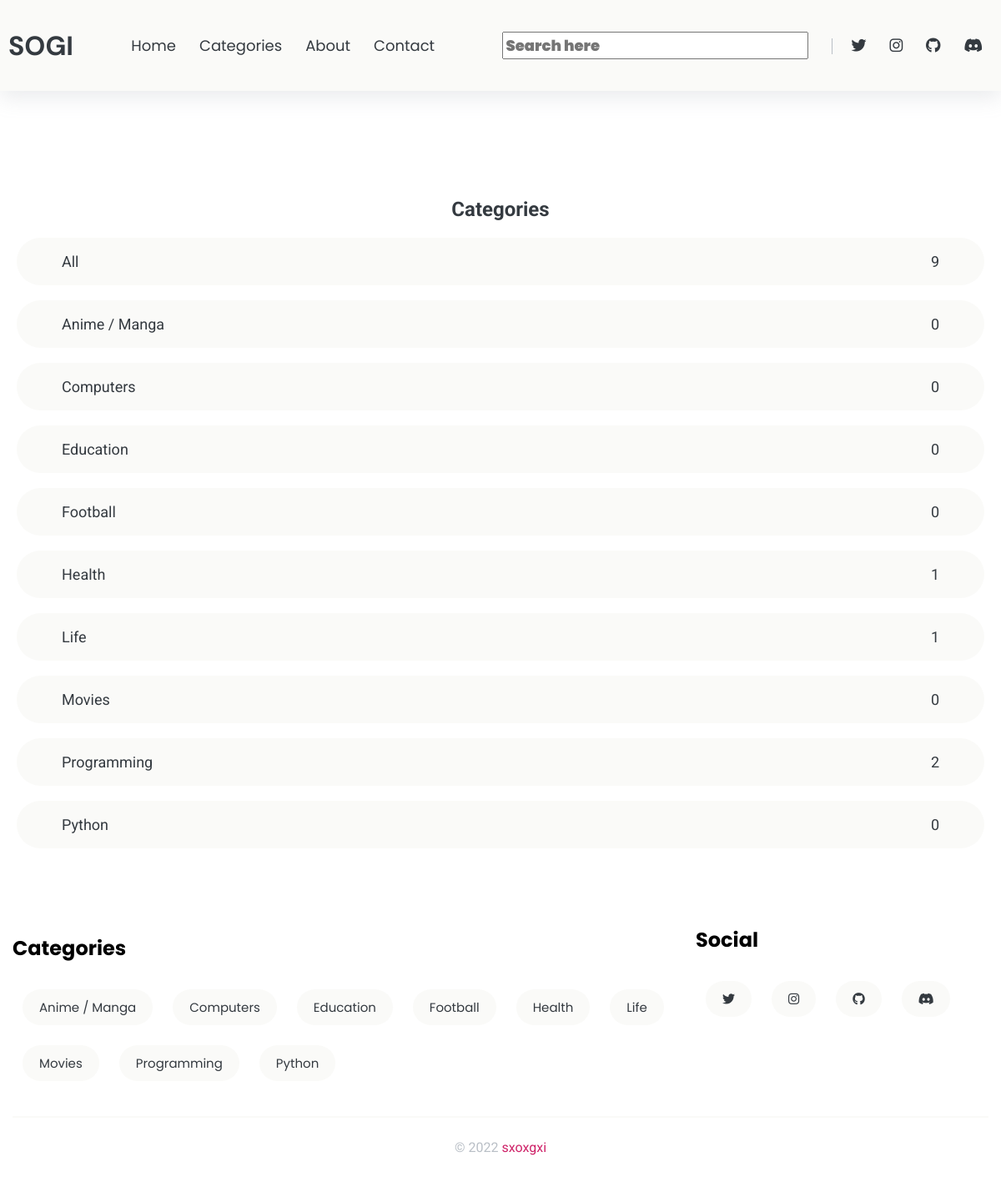
Page /categories/ on the committed database.
### blog/models.py (models this page shows)
class Topic(models.Model):
    name = models.CharField(max_length=255)
    def __str__(self) -> str:
        return self.name

### blog/views.py (the view)
# urls.py: path('categories/', views.category, name='cat'),
def category(request):
    topics = Topic.objects.all().order_by('name')
    context = {'topics': topics}
    return render(request, 'blog/categories.html', context)

### blog/templates/blog/categories.html
{% extends "blog/main.html" %}
{% load static %}
{% block content %}
<main id="site-main">
    <div class="container">
        <div id="sidebar" class="px-1">
            <section class="categories">
                <h2 class="text-center text-dark">Categories</h2>
                <a href="{% url 'blog' %}" class="d-flex justify-content-between text-dark">
                    <span>All</span>
                    <span>{{topics.count}}</span>
                </a>
                {% for topic in topics %}
                <a href="{% url 'blog' %}?q={{topic}}" class="d-flex justify-content-between text-dark">
                    <span>{{topic}}</span>
                    <span>{{topic.post_set.all.count}}</span>
                </a>
                {% endfor %}
            </section>
        </div>
    </div>
</main>
{% endblock content %}

### blog/templates/blog/main.html (shortened to what this page needs)
{% load static %}
<!DOCTYPE html>
<html lang="en">
<head>
    <link rel="stylesheet" href="https://cdnjs.cloudflare.com/ajax/libs/font-awesome/6.1.1/css/all.min.css"
 />
    <link rel="stylesheet" href="https://cdnjs.cloudflare.com/ajax/libs/Swiper/6.4.5/swiper-bundle.min.css"
 />
    <link rel="stylesheet" type="text/css" href="{% static 'blog/styles.css' %}">
</head>
<body>
    <header id="header" class="shadow bg-light">
        <nav class="container navbar">
            <a href="{% url 'blog'%}" class="nav-brand text-dark">
                SOGI
            </a>
            <div class="collapse">
                <ul class="navbar-nav">
                    <a href="{% url 'blog' %}" class="nav-link">Home</a>
                    <a href="{% url 'cat' %}" class="nav-link">Categories</a>
                    <a href="{% url 'profile' %}" class="nav-link">About</a>
                    <a href="mailto:sxoxgxi@duck.com" class="nav-link">Contact</a>
                </ul>
            </div>
            <div class="collapse">
                <ul class="navbar-nav">
                        <form class="search-box" action="{% url 'blog' %}">
                            <input type="text" name="q" class="fa-solid nav-link" placeholder="Search here">
                        </form>
                    <a href="https://twitter.com/sxoxgxi" class="nav-link"><i class="fab fa-twitter"></i></a>
                    <a href="https://www.instagram.com/soh_gee.nirmal/?theme=dark" class="nav-link"><i class="fab fa-instagram"></i></a>
                    <a href="https://github.com/sxoxgxi" class="nav-link"><i class="fab fa-github"></i></a>
                    <a href="https://discord.gg/5S6cdn8Dnd" class="nav-link"><i class="fab fa-discord"></i></a>
                </ul>
            </div>
        </nav>
    </header>
    {% block content %}{% endblock content%}
    {% if page != 'profile' %}
    <footer id="footer">
        <div class="container">
            <div class="row mb-3">
                <div class="col-8">
                    <h2 class="footer-title secondary-title">Categories</h2>
                    <div class="tags">
                        <div class="d-flex flex-wrap">
                            {% for topic in topics %}
                            <a href="{% url 'blog' %}?q={{topic}}" class="nav-link btn bg-light">{{topic}}</a>
                            {% endfor %}
                        </div>
                    </div>
                </div>
                <div class="col-3">
                    <h2 class="footer-title secondary-title mt-2">Social</h2>
                    <div class="tags social">
                        <div class="d-flex flex-wrap">
                            <a href="https://twitter.com/sxoxgxi" class="nav-link btn bg-light"><i class="fab fa-twitter"></i></a>
                            <a href="https://www.instagram.com/soh_gee.nirmal/?theme=dark" class="nav-link btn bg-light"><i class="fab fa-instagram"></i></a>
                            <a href="https://github.com/sxoxgxi" class="nav-link btn bg-light"><i class="fab fa-github"></i></a>
                            <a href="https://discord.gg/5S6cdn8Dnd" class="nav-link btn bg-light"><i class="fab fa-discord"></i></a>
                        </div>
                    </div>
                </div>
            </div>
            <div class="copyrights">
                <p class="text-center text-secondary display-2">
                    © 2022 <a href="#" class="text-primary">sxoxgxi</a>
                </p>
            </div>
        </div>
    </footer>
    {% endif %}
</body>
</html>

### blog/static/blog/styles.css (style rules this page uses)
:root { --light: #fafaf8; --secondary: #adb5bddb; --dark: #343a40; --primary-color: #ce2167; --secondary-color: #1db8a8; --border: #e9ecefc1; }
body { font-family: 'Roboto', sans-serif; padding: 0; margin: 0; }
a { text-decoration: none; }
*>* { box-sizing: border-box; }
.text-secondary { color: var(--secondary); }
.text-dark { color: var(--dark); }
.text-primary { color: var(--primary-color); }
.bg-light { background-color: var(--light); }
.container { max-width: 1200px; padding: 0 15px; margin: auto; }
.secondary-title { font-family: 'Poppins', sans-serif; }
.display-2 { font-size: 16px; }
.text-center { text-align: center; }
.btn { padding: 15px 20px; border: none; }
.d-flex { display: flex; }
.flex-wrap { flex-wrap: wrap; }
.justify-content-between { justify-content: space-between; }
.mt-2 { margin-top: 10px; }
.mb-3 { margin-bottom: 30px; }
.px-1 { padding-left: 5px; padding-right: 5px; }
.shadow { box-shadow: rgba(149, 157, 165, 0.2) 0px 8px 24px; }
.navbar { position: relative; display: flex; flex-direction: row; justify-content: space-between; padding: 10px; }
.nav-brand { font-family: 'DM Sans', sans-serif; font-weight: bold; align-self: center; font-size: 32px; }
.collapse { align-self: center; }
.nav-link { font-size: 18px; margin: 12px; color: var(--dark); font-family: 'Poppins', sans-serif; }
.search-box { display: inline; border-right: 1px solid var(--secondary); padding-right: 12px; margin-right: 10px; }
#site-main { margin-top: 8em; }
#footer { padding-top: 4em; }
#footer .tags a { border-radius: 40px; padding: 10px 20px; font-size: 15px; }
#footer .copyrights { padding: 10px 0; border-top: 2px solid var(--light); }
#sidebar .categories a { padding: 1em 3em; font-size: 18px; margin-bottom: 1em; background-color: var(--light); border-radius: 99px; }
.row { display: flex; }
.col-3 { flex: 0 0 33.3333%; max-width: 33.3333%; padding-right: 35px; }
.col-8 { flex: 0 0 70%; max-width: 70%; }

### rows in the picture
Topic: name "Anime / Manga", post_set.all.count "0"
Topic: name "Computers", post_set.all.count "0"
Topic: name "Education", post_set.all.count "0"
Topic: name "Football", post_set.all.count "0"
Topic: name "Health", post_set.all.count "1"
Topic: name "Life", post_set.all.count "1"
Topic: name "Movies", post_set.all.count "0"
Topic: name "Programming", post_set.all.count "2"
Topic: name "Python", post_set.all.count "0"

### other values in the picture
{{ topics.count }} "9"
